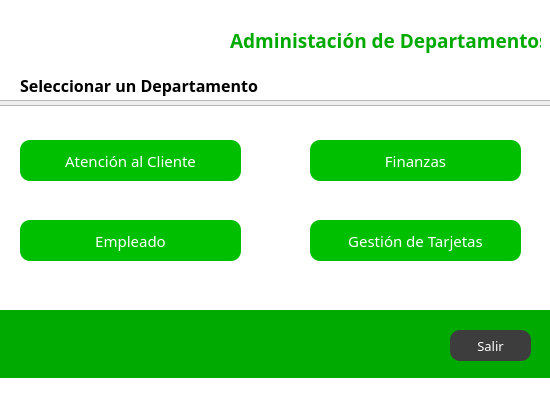
<?xml version="1.0" encoding="UTF-8"?>
<ui version="4.0">
 <class>main</class>
 <widget class="QMainWindow" name="main">
  <property name="geometry">
   <rect>
    <x>0</x>
    <y>0</y>
    <width>550</width>
    <height>400</height>
   </rect>
  </property>
  <property name="minimumSize">
   <size>
    <width>530</width>
    <height>396</height>
   </size>
  </property>
  <property name="maximumSize">
   <size>
    <width>550</width>
    <height>400</height>
   </size>
  </property>
  <property name="windowTitle">
   <string>Finanzas</string>
  </property>
  <property name="styleSheet">
   <string notr="true">background-color: rgb(255, 255, 255);</string>
  </property>
  <widget class="QWidget" name="centralwidget">
   <property name="styleSheet">
    <string notr="true">        QPushButton {
            background-color: rgb(0, 191, 0);
            color: white;
            border: none;
            padding: 10px 20px;
            border-radius: 10px; /* Redondear esquinas */
        }

        QPushButton:hover {
            background-color: #27ae60; /* Color al pasar el cursor */
        }</string>
   </property>
   <widget class="QPushButton" name="btnAtencion">
    <property name="geometry">
     <rect>
      <x>20</x>
      <y>140</y>
      <width>221</width>
      <height>41</height>
     </rect>
    </property>
    <property name="font">
     <font>
      <family>Segoe MDL2 Assets</family>
      <pointsize>11</pointsize>
     </font>
    </property>
    <property name="text">
     <string>Atención al Cliente</string>
    </property>
   </widget>
   <widget class="QPushButton" name="btnFinanzas">
    <property name="geometry">
     <rect>
      <x>310</x>
      <y>140</y>
      <width>211</width>
      <height>41</height>
     </rect>
    </property>
    <property name="font">
     <font>
      <family>Segoe MDL2 Assets</family>
      <pointsize>11</pointsize>
     </font>
    </property>
    <property name="text">
     <string>Finanzas</string>
    </property>
   </widget>
   <widget class="QPushButton" name="btnEmpleado">
    <property name="geometry">
     <rect>
      <x>20</x>
      <y>220</y>
      <width>221</width>
      <height>41</height>
     </rect>
    </property>
    <property name="font">
     <font>
      <family>Segoe MDL2 Assets</family>
      <pointsize>11</pointsize>
     </font>
    </property>
    <property name="text">
     <string>Empleado</string>
    </property>
   </widget>
   <widget class="QLabel" name="label">
    <property name="geometry">
     <rect>
      <x>0</x>
      <y>0</y>
      <width>551</width>
      <height>351</height>
     </rect>
    </property>
    <property name="styleSheet">
     <string notr="true">background-color: rgb(255, 255, 255);</string>
    </property>
    <property name="text">
     <string/>
    </property>
   </widget>
   <widget class="QLabel" name="label_15">
    <property name="geometry">
     <rect>
      <x>10</x>
      <y>10</y>
      <width>191</width>
      <height>41</height>
     </rect>
    </property>
    <property name="styleSheet">
     <string notr="true">background-color: transparent;</string>
    </property>
    <property name="text">
     <string/>
    </property>
    <property name="pixmap">
     <pixmap>../img/logo.png</pixmap>
    </property>
    <property name="scaledContents">
     <bool>true</bool>
    </property>
   </widget>
   <widget class="QLabel" name="label_14">
    <property name="geometry">
     <rect>
      <x>20</x>
      <y>70</y>
      <width>241</width>
      <height>31</height>
     </rect>
    </property>
    <property name="font">
     <font>
      <family>Malgun Gothic</family>
      <pointsize>12</pointsize>
      <bold>true</bold>
     </font>
    </property>
    <property name="styleSheet">
     <string notr="true">background-color: rgb(255, 255, 255);
color: rgb(0, 0, 0);</string>
    </property>
    <property name="text">
     <string>Seleccionar un Departamento</string>
    </property>
   </widget>
   <widget class="QLabel" name="label_2">
    <property name="geometry">
     <rect>
      <x>230</x>
      <y>20</y>
      <width>311</width>
      <height>41</height>
     </rect>
    </property>
    <property name="maximumSize">
     <size>
      <width>670</width>
      <height>16777215</height>
     </size>
    </property>
    <property name="font">
     <font>
      <family>Monotype Koufi</family>
      <pointsize>14</pointsize>
      <bold>true</bold>
     </font>
    </property>
    <property name="styleSheet">
     <string notr="true">color: rgb(0, 170, 0);</string>
    </property>
    <property name="text">
     <string>Administación de Departamentos</string>
    </property>
   </widget>
   <widget class="QFrame" name="frame">
    <property name="geometry">
     <rect>
      <x>-30</x>
      <y>100</y>
      <width>591</width>
      <height>6</height>
     </rect>
    </property>
    <property name="maximumSize">
     <size>
      <width>16777215</width>
      <height>6</height>
     </size>
    </property>
    <property name="styleSheet">
     <string notr="true">
background-color: rgb(238, 238, 238);</string>
    </property>
    <property name="frameShape">
     <enum>QFrame::StyledPanel</enum>
    </property>
    <property name="frameShadow">
     <enum>QFrame::Raised</enum>
    </property>
   </widget>
   <widget class="QLabel" name="label_3">
    <property name="geometry">
     <rect>
      <x>0</x>
      <y>310</y>
      <width>571</width>
      <height>131</height>
     </rect>
    </property>
    <property name="styleSheet">
     <string notr="true">background-color: rgb(0, 170, 0);</string>
    </property>
    <property name="text">
     <string/>
    </property>
   </widget>
   <widget class="QPushButton" name="btnSalir">
    <property name="geometry">
     <rect>
      <x>450</x>
      <y>330</y>
      <width>81</width>
      <height>31</height>
     </rect>
    </property>
    <property name="font">
     <font>
      <family>Arial Black</family>
      <pointsize>10</pointsize>
      <italic>false</italic>
      <bold>false</bold>
     </font>
    </property>
    <property name="styleSheet">
     <string notr="true">QPushButton{
background-color: rgb(61, 61, 61);
color: rgb(255, 255, 255);
font: 77 10pt&quot;Arial Black&quot;;
}

QPushButton:hover{
border-radius: 10%;
	background-color: rgb(134, 134, 134);
color: rgb(0, 0, 0);
font: 77 10pt&quot;Arial Black&quot;;
}</string>
    </property>
    <property name="text">
     <string>Salir</string>
    </property>
   </widget>
   <widget class="QPushButton" name="btnGestion">
    <property name="geometry">
     <rect>
      <x>310</x>
      <y>220</y>
      <width>211</width>
      <height>41</height>
     </rect>
    </property>
    <property name="font">
     <font>
      <family>Segoe MDL2 Assets</family>
      <pointsize>11</pointsize>
     </font>
    </property>
    <property name="text">
     <string>Gestión de Tarjetas</string>
    </property>
   </widget>
   <zorder>label</zorder>
   <zorder>btnAtencion</zorder>
   <zorder>btnFinanzas</zorder>
   <zorder>btnEmpleado</zorder>
   <zorder>label_15</zorder>
   <zorder>label_14</zorder>
   <zorder>label_2</zorder>
   <zorder>frame</zorder>
   <zorder>label_3</zorder>
   <zorder>btnSalir</zorder>
   <zorder>btnGestion</zorder>
  </widget>
  <widget class="QStatusBar" name="statusbar"/>
  <action name="actionDesarrolladores">
   <property name="text">
    <string>Desarrolladores</string>
   </property>
  </action>
  <action name="btnRegistrar_Transferencias">
   <property name="text">
    <string>Registrar Tranferencias</string>
   </property>
   <property name="shortcut">
    <string>Ctrl+R</string>
   </property>
  </action>
  <action name="btnReportar_Tranferencia">
   <property name="text">
    <string>Reportar Tranferencia</string>
   </property>
  </action>
  <action name="btnHistorial_Transferencias">
   <property name="text">
    <string>Historial de Tranferencias</string>
   </property>
  </action>
 </widget>
 <resources/>
 <connections/>
</ui>
